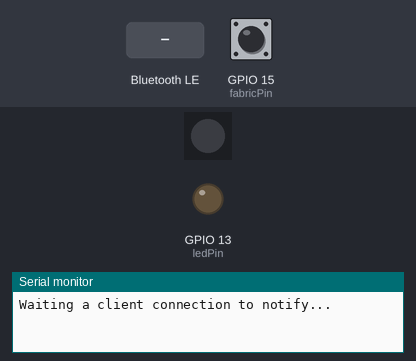
Recording of a sketch running on a simulated ESP32. On the bench: 1 RGB LEDs in strip order, left to right, output pins drawn as LEDs (lit = HIGH), the last lines printed to the serial monitor. Inputs (shaded band) come from the test bench; at power-on: GPIO 15 (fabricPin) HIGH. Dim RGB values are drawn brighter than linear; nothing arrives over Bluetooth unless stated; a phone connects over Bluetooth LE 3 s after start.

Above: at 1.2 s.
1.3 s: GPIO 15 (fabricPin) pulled LOW for 3.2 s
At 3.27 s:
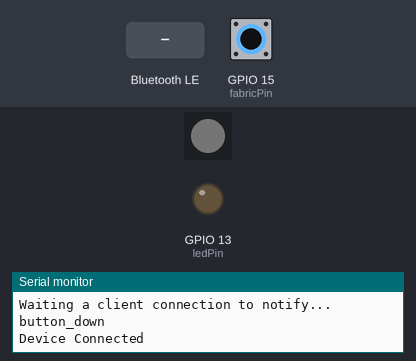
6.0 s: Bluetooth LE write "1" received
7.5 s: Bluetooth LE write "0" received
At 8.3 s:
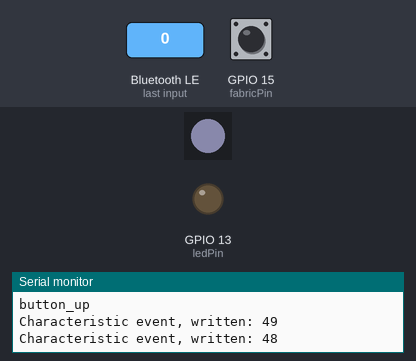
9.0 s: GPIO 15 (fabricPin) pulled LOW for 0.15 s
At 10.2 s:
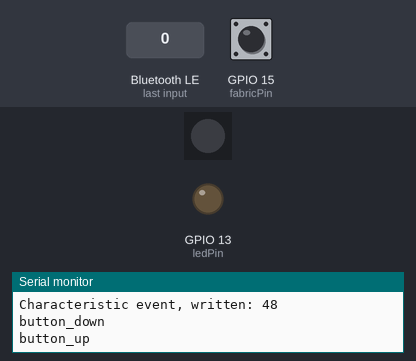
Timing chart, 0 to 11.6 s (numbered marks = the images above; inputs shaded):
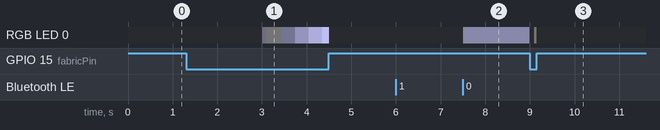

The sketch:

chat_arduino.ino
```cpp
// (licence header left out)
#include <BLEDevice.h>
#include <BLEServer.h>
#include <BLEUtils.h>
#include <BLE2902.h>
#include <Adafruit_NeoPixel.h>

BLEServer* pServer = NULL;
BLECharacteristic* pSensorCharacteristic = NULL;
BLECharacteristic* pLedCharacteristic = NULL;
bool deviceConnected = false;
bool oldDeviceConnected = false;
uint32_t value = 0;

const int ledPin = 13; // Use the appropriate GPIO pin for your setup
const int fabricPin = 15;
bool fabricState = HIGH;
bool lastState = HIGH;   // Last state of the fabric pin
const int neoPixelPin = 14;
const int numPixels = 1;
unsigned long previousMillis = 0;

Adafruit_NeoPixel strip = Adafruit_NeoPixel(numPixels, neoPixelPin, NEO_GRB + NEO_KHZ800);

// See the following for generating UUIDs:
// https://www.uuidgenerator.net/
#define SERVICE_UUID        "19b10000-e8f2-537e-4f6c-d104768a1214"
#define SENSOR_CHARACTERISTIC_UUID "19b10001-e8f2-537e-4f6c-d104768a1214"
#define LED_CHARACTERISTIC_UUID "f8586726-e964-4135-a2d4-afc3375e50f3"

class MyServerCallbacks: public BLEServerCallbacks {
    void onConnect(BLEServer* pServer) {
      deviceConnected = true;
    };

    void onDisconnect(BLEServer* pServer) {
      deviceConnected = false;
    }
};

class MyCharacteristicCallbacks : public BLECharacteristicCallbacks {
    void onWrite(BLECharacteristic* pLedCharacteristic) {
      String value = pLedCharacteristic->getValue();
      if (value.length() > 0 && fabricState == HIGH && lastState == HIGH) {
        Serial.print("Characteristic event, written: ");
        Serial.println(static_cast<int>(value[0])); // Print the integer value
        int receivedValue = static_cast<int>(value[0]);
        strip.setPixelColor(0, strip.Color(200, 200, 255));
        strip.setBrightness(receivedValue);
        strip.show();


      }
    }
};

void setup() {
  Serial.begin(115200);
  pinMode(fabricPin, INPUT_PULLUP); // Set fabricPin as an input with internal pull-up resistor

  pinMode(ledPin, OUTPUT);
  strip.begin();
  strip.show();

  // Create the BLE Device
  BLEDevice::init("ESP32");

  // Create the BLE Server
  pServer = BLEDevice::createServer();
  pServer->setCallbacks(new MyServerCallbacks());

  // Create the BLE Service
  BLEService *pService = pServer->createService(SERVICE_UUID);

  // Create a BLE Characteristic
  pSensorCharacteristic = pService->createCharacteristic(
                            SENSOR_CHARACTERISTIC_UUID,
                            BLECharacteristic::PROPERTY_READ   |
                            BLECharacteristic::PROPERTY_WRITE  |
                            BLECharacteristic::PROPERTY_NOTIFY |
                            BLECharacteristic::PROPERTY_INDICATE
                          );

  // Create the ON button Characteristic
  pLedCharacteristic = pService->createCharacteristic(
                         LED_CHARACTERISTIC_UUID,
                         BLECharacteristic::PROPERTY_WRITE
                       );

  // Register the callback for the ON button characteristic
  pLedCharacteristic->setCallbacks(new MyCharacteristicCallbacks());

  // https://www.bluetooth.com/specifications/gatt/viewer?attributeXmlFile=org.bluetooth.descriptor.gatt.client_characteristic_configuration.xml
  // Create a BLE Descriptor
  pSensorCharacteristic->addDescriptor(new BLE2902());
  pLedCharacteristic->addDescriptor(new BLE2902());

  // Start the service
  pService->start();

  // Start advertising
  BLEAdvertising *pAdvertising = BLEDevice::getAdvertising();
  pAdvertising->addServiceUUID(SERVICE_UUID);
  pAdvertising->setScanResponse(false);
  pAdvertising->setMinPreferred(0x0);  // set value to 0x00 to not advertise this parameter
  BLEDevice::startAdvertising();
  Serial.println("Waiting a client connection to notify...");
}

void loop() {
  unsigned long currentMillis = millis();

  // notify changed value
  if (deviceConnected) {
    int fabricState = digitalRead(fabricPin);
//  Serial.println(
    if (fabricState == LOW && lastState == HIGH) {
      pSensorCharacteristic->setValue(String("button_down").c_str());
      pSensorCharacteristic->notify();
      //      strip.setPixelColor(0, strip.Color(200, 200, 255)); //Turn on NeoPixel
      //      strip.show();
      strip.setPixelColor(0, strip.Color(0, 0, 0)); // Turn off NeoPixel
      strip.setBrightness(0);
      strip.show();
      Serial.println("button_down");
      previousMillis = millis();
    }
    else if (fabricState == HIGH && lastState == LOW) {
      pSensorCharacteristic->setValue(String("button_up").c_str());
      pSensorCharacteristic->notify();
      //        digitalWrite(ledPin, LOW);   // Turn off the LED
      strip.setPixelColor(0, strip.Color(0, 0, 0)); // Turn off NeoPixel
      strip.setBrightness(0);
      strip.show();
      Serial.println("button_up");
    } else if (fabricState == LOW) {
      strip.setPixelColor(0, strip.Color(200, 200, 255));
      uint8_t brightness = (cos((previousMillis - millis()) / 500.0 + PI) * 127) + 128; // Calculate pulsing brightness

      strip.setBrightness(255 - brightness);
      strip.show();
    }
    lastState = fabricState;

    delay(5); // bluetooth stack will go into congestion, if too many packets are sent, in 6 hours test i was able to go as low as 3ms
  }
  // disconnecting
  if (!deviceConnected && oldDeviceConnected) {
    Serial.println("Device disconnected.");
    delay(500); // give the bluetooth stack the chance to get things ready
    pServer->startAdvertising(); // restart advertising
    Serial.println("Start advertising");
    oldDeviceConnected = deviceConnected;
  }
  // connecting
  if (deviceConnected && !oldDeviceConnected) {
    // do stuff here on connecting
    oldDeviceConnected = deviceConnected;
    Serial.println("Device Connected");
  }
}
```

Measured:
- after the input at 7.5 s, RGB LED 0: off → RGB(38, 38, 48) at once
- after the input at 9.0 s, RGB LED 0: RGB(38, 38, 48) → off at once, → RGB(1, 1, 1) 0.10 s later, → off 0.05 s later
